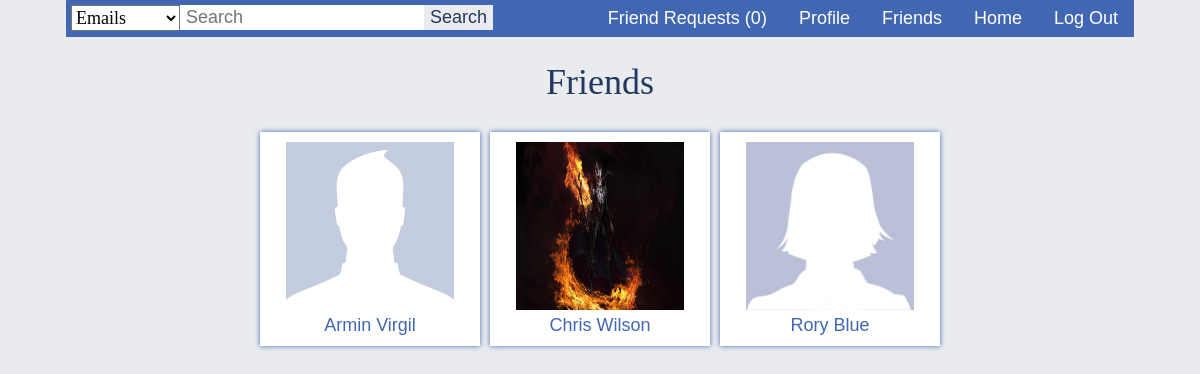
The app's page /friends.php (signed in) with its own data.
### tables this page shows
CREATE TABLE users (
user_id             INT NOT NULL AUTO_INCREMENT,
user_firstname      VARCHAR(20) NOT NULL,  
user_lastname       VARCHAR(20) NOT NULL,
user_nickname       VARCHAR(20),
user_password       VARCHAR(255) NOT NULL,
user_email          VARCHAR(255) NOT NULL,
user_gender         CHAR(1) NOT NULL,
user_birthdate      DATE NOT NULL,    
user_status         CHAR(1),
user_about          TEXT,
user_hometown       VARCHAR(255),
PRIMARY KEY (user_id)
);

### friends.php (the view, shortened to what this page needs)
<?php
$conn = connect();
?>
<!DOCTYPE html>
<html>
<head>
    <link rel="stylesheet" type="text/css" href="resources/css/main.css">
</head>
<body>
    <div class="container">
        <?php include 'includes/navbar.php'; ?>
        <h1>Friends</h1>
        <?php
            echo '<center>';
            $sql = "SELECT users.user_id, users.user_firstname, users.user_lastname, users.user_gender
                    FROM users
                    JOIN (
                        SELECT friendship.user1_id AS user_id
                        FROM friendship
                        WHERE friendship.user2_id = {$_SESSION['user_id']} AND friendship.friendship_status = 1
                        UNION
                        SELECT friendship.user2_id AS user_id
                        FROM friendship
                        WHERE friendship.user1_id = {$_SESSION['user_id']} AND friendship.friendship_status = 1
                    ) userfriends
                    ON userfriends.user_id = users.user_id";
            $query = mysqli_query($conn, $sql);
            $width = '168px';
            $height = '168px';
            if($query){
                if(mysqli_num_rows($query) == 0){
                    echo '<div class="post">';
                    echo 'You don\'t yet have any friends.';
                    echo '</div>';
                } else {
                    while($row = mysqli_fetch_assoc($query)){
                    echo '<div class="frame">';
                    echo '<center>';
                    include 'includes/profile_picture.php';
                    echo '<br>';
                    echo '<a href="profile.php?id=' . $row['user_id'] . '">' . $row['user_firstname'] . ' ' . $row['user_lastname'] . '</a>';
                    echo '</center>';
                    echo '</div>';
                    }
                }
            }
            echo '</center>';
        ?>
    </div>
</body>
</html>

### includes/navbar.php (shortened to what this page needs)
<div class="usernav">
    <?php
        $sql2 = "SELECT COUNT(*) AS count FROM friendship
                 WHERE friendship.user2_id = {$_SESSION['user_id']} AND friendship.friendship_status = 0";
        $query2 = mysqli_query($conn, $sql2);
        $row = mysqli_fetch_assoc($query2);
    ?>
    <ul>
        <li><a href="requests.php">Friend Requests (<?php echo $row['count'] ?>)</a></li><li><a href="profile.php">Profile</a></li><li><a href="friends.php">Friends</a></li><li><a href="home.php">Home</a></li><li><a href="logout.php">Log Out</a></li>
    </ul>
    <div class="globalsearch">
        <form method="get" action="search.php" onsubmit="return validateField()">
            <select name="location">
                <option value="emails">Emails</option>
            </select><input type="text" placeholder="Search" name="query" id="query"><input type="submit" value="Search" id="querybutton">
        </form>
    </div>
</div>

### includes/profile_picture.php
<?php
$target = glob("data/images/profiles/" . $row['user_id'] . ".*");
if($target) {
    echo '<img src="' . $target[0] . '" width="' . $width . '" height="' . $height .'">';
} else {
    if($row['user_gender'] == 'M') {
        echo '<img src="data/images/profiles/M.jpg" width="' . $width . '" height="' . $height .'">';
    } else if ($row['user_gender'] == 'F') {
        echo '<img src="data/images/profiles/F.jpg" width="' . $width . '" height="' . $height .'">';
    }
}
?>

### resources/css/main.css (style rules this page uses)
body { margin: 0; font-family: Fontin, Arial, Verdana; font-size: 18px; background-color: #e9ebee; }
input { font-family: Fontin, Arial, Verdana; width: 100%; font-size: 18px; padding: 2px; }
ul { list-style: none; }
ul a { text-decoration: none; }
.container { margin: 0 auto; width: 1068px; }
.usernav { background-color: #4267b2; overflow: auto; }
.usernav ul { float: right; margin: 0; padding: 0; }
.usernav ul li { display: inline; }
.usernav ul li a { display: inline-block; color: white; padding: 8px 16px; }
.usernav .globalsearch { margin: 0; width: 60%; background-color: #4267b2; }
.usernav .globalsearch input[type=text] { border: none; width: auto; padding: 2px 6px; }
.usernav .globalsearch input[type=submit] { background-color: #e9ebee; color: #23385f; border: none; margin: 5px 5px 5px 0; padding: 2px 6px; width: auto; }
.usernav .globalsearch select { font-family: Fontin; font-size: 18px; margin-left: 5px; padding: 0.9px 0px; vertical-align: -1px; }
h1 { font-family: Fontin SmallCaps; color: #23385f; font-weight: normal; text-align: center; }
input[type=submit] { color: white; cursor: pointer; background-color: #23385f; border: none; padding: 8px; }
.container input[type=submit] { background-color: #4267b2; }
.frame { width: 200px; display: inline-block; box-shadow: 0 0 5px #4267b2; background-color: white; padding: 10px; margin: 5px; }

### friends.php (style rules this page uses)
.frame a { text-decoration: none; color: #4267b2; }

### records on screen
users: user_firstname "Armin", user_lastname "Virgil"
users: user_firstname "Chris", user_lastname "Wilson"
users: user_firstname "Rory", user_lastname "Blue"

### other values on screen
$row['count'] "0"
